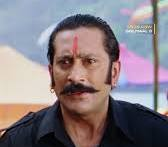
%> input picture Histogram_Equilization/Vasuli_Bhai.jpg, 168 x 147 px
$ octave Asang_bit_plane_slicing.m   (GNU Octave 9; MATLAB toolbox functions it lacks are replaced by stand-ins)
%> lines starting %> are read from the running program, lines starting %| are printed output that depends on the picture
clc;
clear all;
close all;

% Read the input color image
input_image = imread('/MATLAB Drive/Vasuli_Bhai.jpg'); % Replace with the path to your image
%> input_image is the input picture: size 147x168x3 uint8; mean R, G, B 135.2, 125.4, 131.5
gray_image = rgb2gray(input_image);    % Convert to grayscale
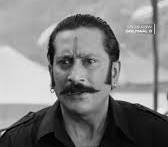
%> gray_image: size 147x168 uint8; min 0, max 247, mean 129

% Get the size of the grayscale image
[rows, cols] = size(gray_image);
%> rows = 147; cols = 168

% Create a figure to display the bit planes
figure;
set(gcf, 'Position', [100, 100, 1200, 800]); % Adjust figure size

% Loop to extract and display each bit plane
for bit = 1:8
    % Extract the specific bit plane using bitget
    bit_plane = bitget(gray_image, bit);

    % Convert the logical matrix to uint8 for visualization
    bit_plane_image = uint8(bit_plane * 255);

    % Display the bit plane
    subplot(2, 4, bit); % Display from LSB (1st bit) to MSB (8th bit)
    imshow(bit_plane_image);
    title(['Bit Plane ', num2str(bit)]);
end
%> this loop made 8 passes
%> pass 1, `bit_plane = bitget(gray_image, bit);`:
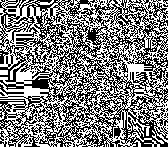
%> bit_plane: size 147x168 logical; 50.1% white; black in thin lines or dots
%> pass 2, `bit_plane = bitget(gray_image, bit);`:
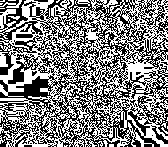
%> bit_plane: size 147x168 logical; 50.8% white; black in thin lines or dots
%> after the loop:
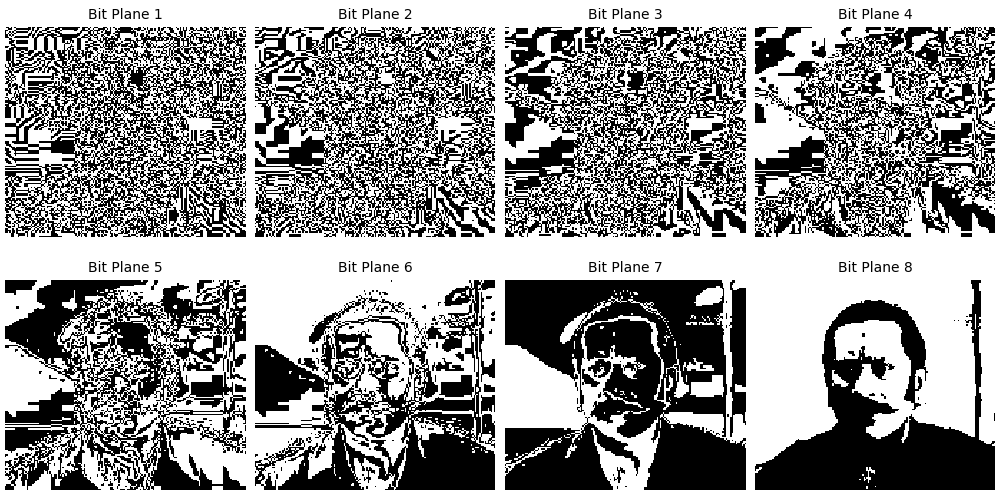
%> figure redrawn from the program's plot data, 8 panels

% Show the original grayscale image for reference
figure;
imshow(gray_image);
title('Original Grayscale Image');
